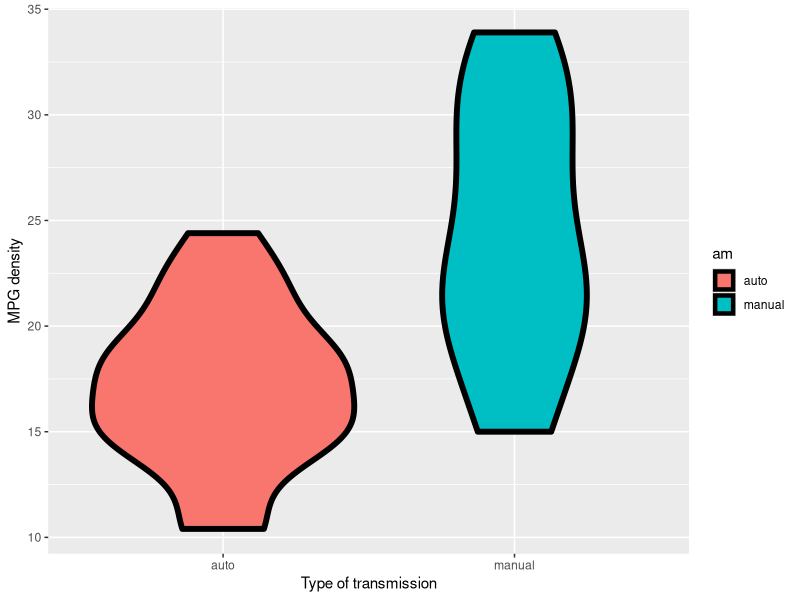
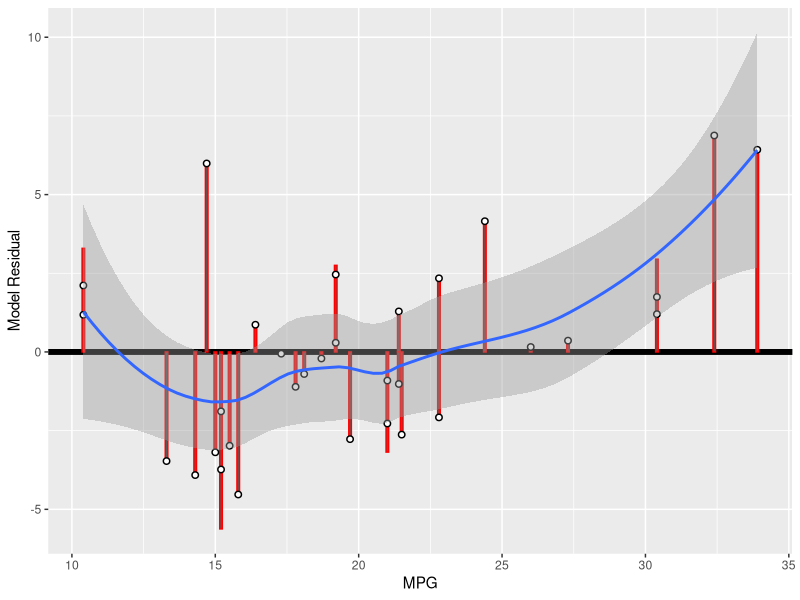
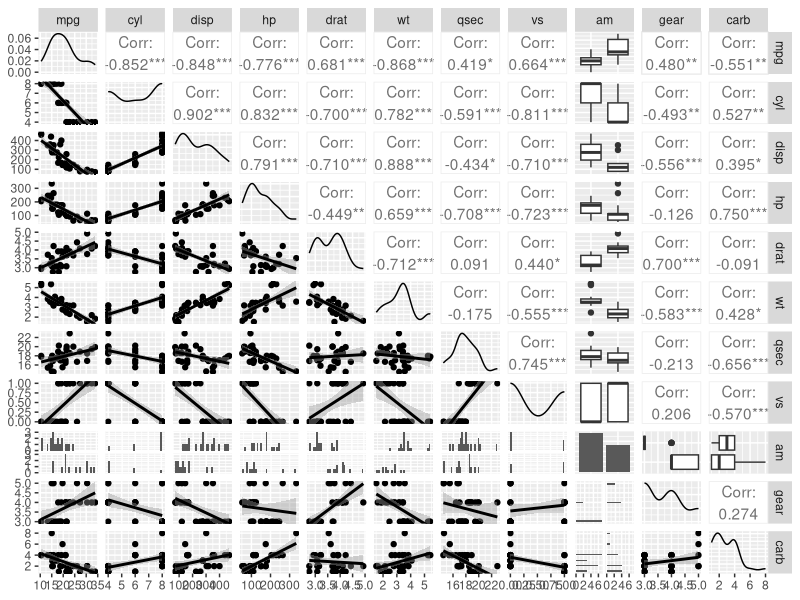

Source code (R) for these figures, in order:
## ---- chunk 1
library(datasets)
library(dplyr)
library(ggplot2)
library(GGally)
library(stats)
data(mtcars)
mtcars <- mtcars %>%
  mutate(am = am + 1) %>%
  mutate(am = factor(am))
levels(mtcars$am) <- c("auto", "manual")
## ---- chunk 2
g <- ggplot(data = mtcars, aes(am, mpg, fill = am))
g <- g + geom_violin(stat = "ydensity", color = "black", size = 2)
g <- g + xlab("Type of transmission")
g <- g + ylab("MPG density")
g
## ---- chunk 3
mod1 <- lm(mpg ~ am, data = mtcars)
mod2 <-  lm(mpg ~ am + wt, data = mtcars)
mod3 <-  lm(mpg ~ am + wt + cyl, data = mtcars)
mod4 <-  lm(mpg ~ am + wt + cyl + disp, data = mtcars)
mod5 <-  lm(mpg ~ am + wt + cyl + disp + gear, data = mtcars)
## ---- chunk 4
anova(mod1, mod2, mod3, mod4, mod5)
## ---- chunk 5
mpghat <- predict(mod2)
resid <- mtcars$mpg - mpghat

g <- ggplot(data.frame(x = mtcars$mpg, y = resid), aes(x = x, y = y))
g <- g + geom_hline(yintercept = 0, size = 2)
g <- g + geom_col(size = 0.5, color = "red")
g <- g + geom_point(size = 2, color = "black")
g <- g + geom_point(size = 1, color = "white")
g <- g + geom_smooth(method = "auto")
g <- g + xlab("MPG")
g <- g + ylab("Model Residual")
g
## ---- chunk 6
ggpairs(mtcars, lower = list(continuous = wrap("smooth", method = "lm")))
